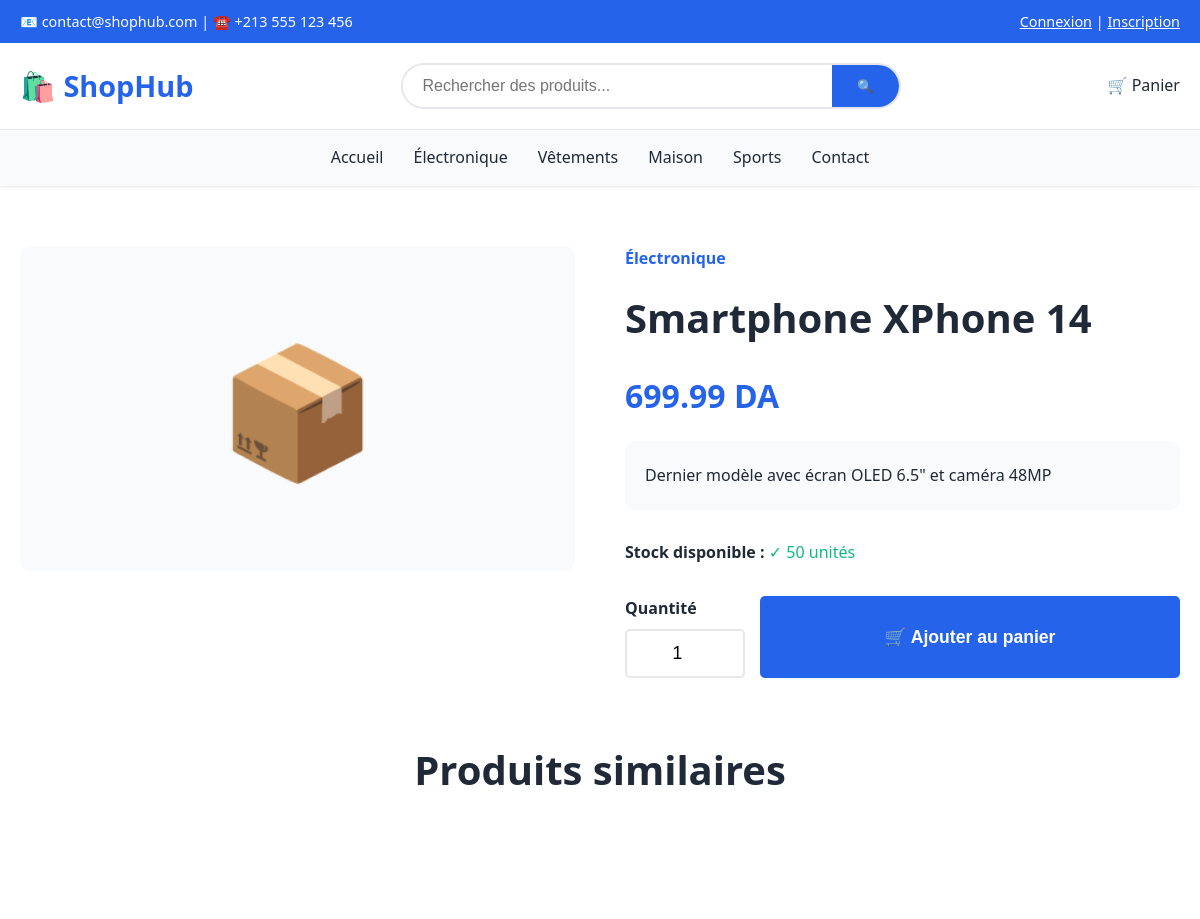
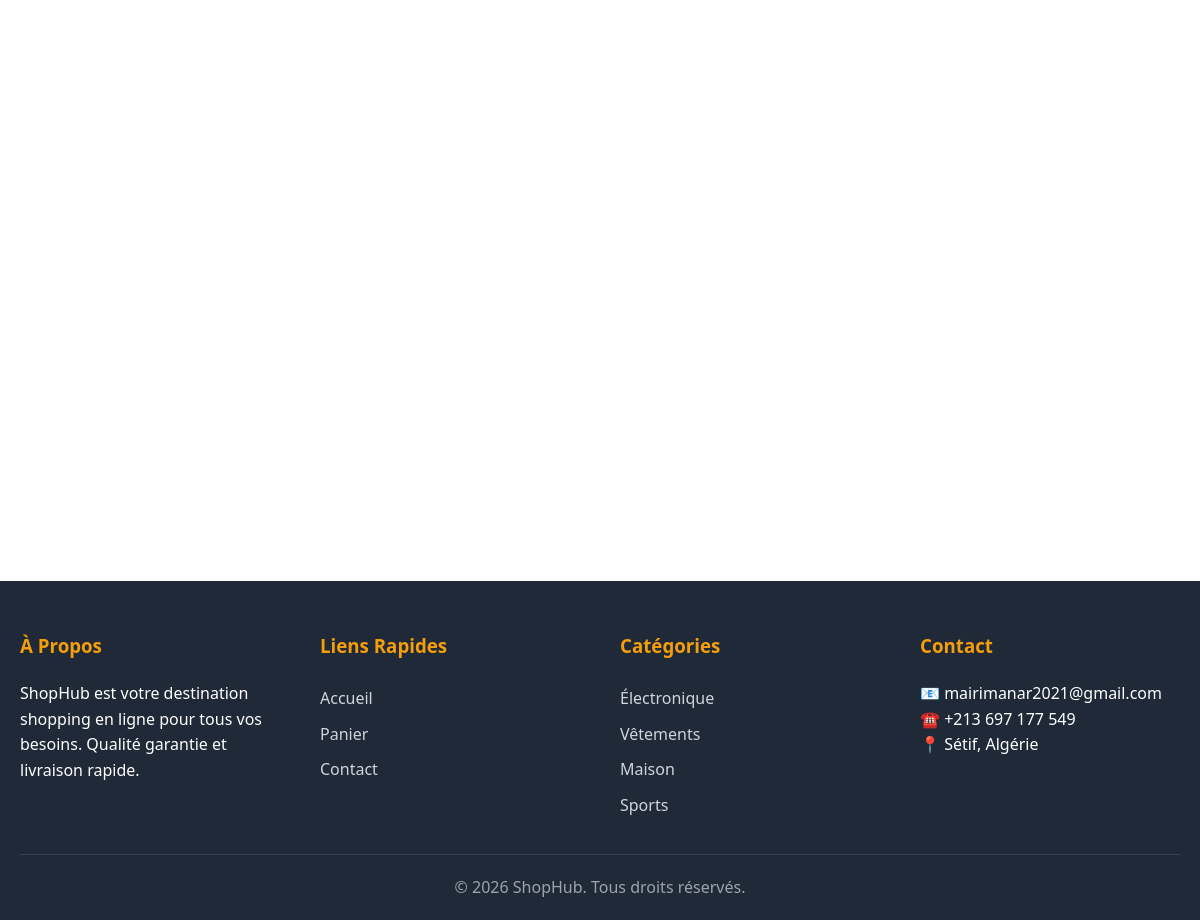
Screenshot of /product.php?id=1 with the database file from the repository (2 pictures, top to bottom).
### tables this page shows
CREATE TABLE IF NOT EXISTS categories (
    id INT AUTO_INCREMENT PRIMARY KEY,
    name VARCHAR(100) NOT NULL,
    description TEXT,
    created_at TIMESTAMP DEFAULT CURRENT_TIMESTAMP
);

CREATE TABLE IF NOT EXISTS products (
    id INT AUTO_INCREMENT PRIMARY KEY,
    name VARCHAR(200) NOT NULL,
    description TEXT,
    price DECIMAL(10, 2) NOT NULL,
    image VARCHAR(255),
    category_id INT,
    stock INT DEFAULT 0,
    featured BOOLEAN DEFAULT FALSE,
    created_at TIMESTAMP DEFAULT CURRENT_TIMESTAMP,
    FOREIGN KEY (category_id) REFERENCES categories(id) ON DELETE SET NULL
);

### product.php (the view, shortened to what this page needs)
<?php
require_once 'includes/config.php';
$product_id = isset($_GET['id']) ? (int)$_GET['id'] : 0;
$stmt = $pdo->prepare("SELECT p.*, c.name as category_name FROM products p
                       LEFT JOIN categories c ON p.category_id = c.id
                       WHERE p.id = ?");
$stmt->execute([$product_id]);
$product = $stmt->fetch();
$stmt = $pdo->prepare("SELECT * FROM products WHERE category_id = ? AND id != ? LIMIT 4");
$stmt->execute([$product['category_id'], $product_id]);
$related_products = $stmt->fetchAll();
?>
<!DOCTYPE html>
<html lang="fr">
<head>
    <link rel="stylesheet" href="css/style.css">
</head>
<body>
    <?php include 'includes/header.php'; ?>
    <section class="products-section">
        <div class="container">
            <div style="display: grid; grid-template-columns: 1fr 1fr; gap: 50px; margin-bottom: 60px;">
                <div>
                    <div style="background: var(--light-bg); border-radius: 10px; padding: 60px; text-align: center; font-size: 8em;">
                        📦
                    </div>
                </div>
                <div>
                    <div style="margin-bottom: 15px;">
                        <a href="category.php?id=<?php echo $product['category_id']; ?>"
                           style="color: var(--primary-color); text-decoration: none; font-weight: 600;">
                            <?php echo htmlspecialchars($product['category_name']); ?>
                        </a>
                    </div>
                    <h1 style="font-size: 2.5em; margin-bottom: 20px; color: var(--text-color);">
                        <?php echo htmlspecialchars($product['name']); ?>
                    </h1>
                    <div style="font-size: 2em; color: var(--primary-color); font-weight: bold; margin-bottom: 20px;">
                        <?php echo number_format($product['price'], 2); ?> DA
                    </div>
                    <div style="padding: 20px; background: var(--light-bg); border-radius: 10px; margin-bottom: 30px;">
                        <p style="line-height: 1.8; color: var(--text-color);">
                            <?php echo nl2br(htmlspecialchars($product['description'])); ?>
                        </p>
                    </div>
                    <div style="margin-bottom: 30px;">
                        <strong>Stock disponible :</strong>
                        <?php if ($product['stock'] > 0): ?>
                            <span style="color: var(--success-color);">
                                ✓ <?php echo $product['stock']; ?> unités
                            </span>
                        <?php else: ?>
                            <span style="color: var(--danger-color);">✗ Rupture de stock</span>
                        <?php endif; ?>
                    </div>
                    <?php if ($product['stock'] > 0): ?>
                        <div style="display: flex; gap: 15px;">
                            <div class="form-group" style="width: 120px; margin: 0;">
                                <label>Quantité</label>
                                <input type="number" id="quantity" value="1" min="1" max="<?php echo $product['stock']; ?>"
                                       style="text-align: center; font-size: 1.1em;">
                            </div>
                            <button onclick="addToCartWithQuantity(<?php echo $product['id']; ?>)"
                                    class="btn btn-primary"
                                    style="flex: 1; font-size: 1.1em;">
                                🛒 Ajouter au panier
                            </button>
                        </div>
                    <?php else: ?>
                        <button class="btn" disabled style="width: 100%; background: #ccc; cursor: not-allowed;">
                            Produit indisponible
                        </button>
                    <?php endif; ?>
                </div>
            </div>
            <?php if (count($related_products) > 0): ?>
                <h2 class="section-title">Produits similaires</h2>
                <div class="products-grid">
                </div>
            <?php endif; ?>
        </div>
    </section>
    <?php include 'includes/footer.php'; ?>
</body>
</html>

### includes/header.php (shortened to what this page needs)
<?php
$stmt = $pdo->query("SELECT * FROM categories");
$categories = $stmt->fetchAll();
?>
<header>
    <div class="header-top">
        <div class="container">
            <div>📧 contact@shophub.com | ☎️ +213 555 123 456</div>
            <div>
                <?php if(isset($_SESSION['user_id'])): ?>
                    Bienvenue, <?php echo htmlspecialchars($_SESSION['username']); ?> |
                    <a href="logout.php" style="color: white;">Déconnexion</a>
                <?php else: ?>
                    <a href="login.php" style="color: white;">Connexion</a> |
                    <a href="register.php" style="color: white;">Inscription</a>
                <?php endif; ?>
            </div>
        </div>
    </div>
    <div class="header-main">
        <div class="container">
            <a href="index.php" class="logo">🛍️ ShopHub</a>
            <div class="search-bar">
                <form action="search.php" method="GET">
                    <input type="text" name="q" placeholder="Rechercher des produits..." required>
                    <button type="submit">🔍</button>
                </form>
            </div>
            <div class="header-actions">
                <a href="cart.php">
                    🛒 Panier
                </a>
            </div>
        </div>
    </div>
    <nav>
        <ul>
            <li><a href="index.php">Accueil</a></li>
            <?php foreach($categories as $category): ?>
                <li><a href="category.php?id=<?php echo $category['id']; ?>">
                    <?php echo htmlspecialchars($category['name']); ?>
                </a></li>
            <?php endforeach; ?>
            <li><a href="contact.php">Contact</a></li>
        </ul>
    </nav>
</header>

### includes/footer.php (shortened to what this page needs)
<?php
$stmt = $pdo->query("SELECT * FROM categories");
$footer_categories = $stmt->fetchAll();
?>
<footer>
    <div class="container">
        <div class="footer-content">
            <div class="footer-section">
                <h3>À Propos</h3>
                <p>ShopHub est votre destination shopping en ligne pour tous vos besoins. Qualité garantie et livraison rapide.</p>
            </div>
            <div class="footer-section">
                <h3>Liens Rapides</h3>
                <ul>
                    <li><a href="index.php">Accueil</a></li>
                    <li><a href="cart.php">Panier</a></li>
                    <li><a href="contact.php">Contact</a></li>
                </ul>
            </div>
            <div class="footer-section">
                <h3>Catégories</h3>
                <ul>
                    <?php foreach($footer_categories as $category): ?>
                        <li><a href="category.php?id=<?php echo $category['id']; ?>">
                            <?php echo htmlspecialchars($category['name']); ?>
                        </a></li>
                    <?php endforeach; ?>
                </ul>
            </div>
            <div class="footer-section">
                <h3>Contact</h3>
                <ul>
                    <li>📧 mairimanar2021@gmail.com</li>
                    <li>☎️ +213 697 177 549</li>
                    <li>📍 Sétif, Algérie</li>
                </ul>
            </div>
        </div>
        <div class="footer-bottom">
            <p>&copy; 2026 ShopHub. Tous droits réservés.</p>
        </div>
    </div>
</footer>

### css/style.css (style rules this page uses)
:root { --primary-color: #2563eb; --secondary-color: #1e40af; --accent-color: #f59e0b; --text-color: #1f2937; --light-bg: #f9fafb; --border-color: #e5e7eb; --success-color: #10b981; --danger-color: #ef4444; --shadow: 0 1px 3px rgba(0, 0, 0, 0.1); --shadow-lg: 0 10px 25px rgba(0, 0, 0, 0.1); }
* { margin: 0; padding: 0; box-sizing: border-box; }
body { font-family: 'Segoe UI', Tahoma, Geneva, Verdana, sans-serif; line-height: 1.6; color: var(--text-color); background-color: #fff; }
.container { max-width: 1200px; margin: 0 auto; padding: 0 20px; }
header { background: #fff; box-shadow: var(--shadow); position: sticky; top: 0; z-index: 1000; }
.header-top { background: var(--primary-color); color: white; padding: 10px 0; font-size: 0.9em; }
.header-top .container { display: flex; justify-content: space-between; align-items: center; }
.header-main { padding: 20px 0; }
.header-main .container { display: flex; justify-content: space-between; align-items: center; gap: 30px; }
.logo { font-size: 1.8em; font-weight: bold; color: var(--primary-color); text-decoration: none; }
.search-bar { flex: 1; max-width: 500px; }
.search-bar form { display: flex; border: 2px solid var(--border-color); border-radius: 25px; overflow: hidden; }
.search-bar input { flex: 1; padding: 12px 20px; border: none; outline: none; font-size: 1em; }
.search-bar button { padding: 12px 25px; background: var(--primary-color); color: white; border: none; cursor: pointer; transition: background 0.3s; }
.header-actions { display: flex; gap: 20px; align-items: center; }
.header-actions a { display: flex; align-items: center; gap: 8px; color: var(--text-color); text-decoration: none; transition: color 0.3s; }
nav { background: var(--light-bg); border-top: 1px solid var(--border-color); }
nav ul { list-style: none; display: flex; justify-content: center; gap: 30px; padding: 15px 0; }
nav a { color: var(--text-color); text-decoration: none; font-weight: 500; transition: color 0.3s; }
.btn { display: inline-block; padding: 14px 35px; background: var(--accent-color); color: white; text-decoration: none; border-radius: 5px; font-weight: 600; transition: all 0.3s; border: none; cursor: pointer; font-size: 1em; }
.btn-primary { background: var(--primary-color); }
.products-section { padding: 60px 0; }
.section-title { text-align: center; font-size: 2.5em; margin-bottom: 50px; color: var(--text-color); }
.products-grid { display: grid; grid-template-columns: repeat(auto-fill, minmax(280px, 1fr)); gap: 30px; margin-bottom: 40px; }
.form-group { margin-bottom: 20px; }
.form-group label { display: block; margin-bottom: 8px; font-weight: 600; color: var(--text-color); }
.form-group input, .form-group textarea, .form-group select { width: 100%; padding: 12px; border: 2px solid var(--border-color); border-radius: 5px; font-size: 1em; transition: border-color 0.3s; }
footer { background: #1f2937; color: white; padding: 50px 0 20px; margin-top: 80px; }
.footer-content { display: grid; grid-template-columns: repeat(auto-fit, minmax(250px, 1fr)); gap: 40px; margin-bottom: 30px; }
.footer-section h3 { margin-bottom: 20px; color: var(--accent-color); }
.footer-section ul { list-style: none; }
.footer-section a { color: #d1d5db; text-decoration: none; display: block; padding: 5px 0; transition: color 0.3s; }
.footer-bottom { text-align: center; padding-top: 20px; border-top: 1px solid #374151; color: #9ca3af; }

### rows the page displays
categories: name "Électronique"
categories: name "Vêtements"
categories: name "Maison"
categories: name "Sports"
products: category.name "Électronique", name "Smartphone XPhone 14", price "699.99", description "Dernier modèle avec écran OLED 6.5\" et caméra 48MP", stock "50"
